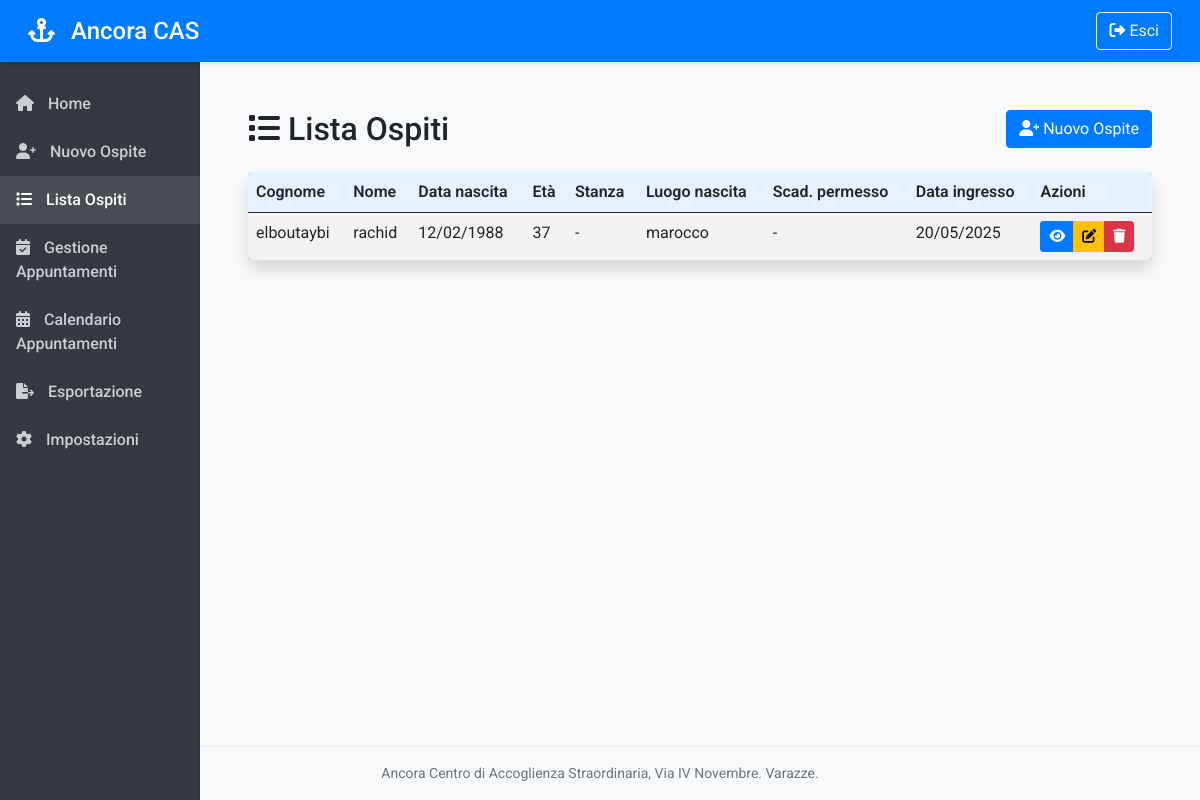
Screenshot of /archive (signed in) with the database file from the repository.
### models.py (models this page shows, shortened)
class Guest(db.Model):
    __tablename__ = 'guests'
    id = db.Column(db.Integer, primary_key=True)
    last_name = db.Column(db.String(100), nullable=False)
    first_name = db.Column(db.String(100), nullable=False)
    gender = db.Column(db.String(1), nullable=False)  # M or F
    birth_place = db.Column(db.String(100), nullable=False)
    province = db.Column(db.String(2))  # Province code (2 chars)
    birth_date = db.Column(db.Date, nullable=False)
    fiscal_code = db.Column(db.String(16))
    country_code = db.Column(db.String(4))  # Foreign country code (Z + 3 digits)
    permit_number = db.Column(db.String(50))
    permit_date = db.Column(db.Date)
    permit_expiry = db.Column(db.Date)
    health_card = db.Column(db.String(50))
    health_card_expiry = db.Column(db.Date)
    entry_date = db.Column(db.Date, default=datetime.utcnow)
    exit_date = db.Column(db.Date)
    check_in_date = db.Column(db.Date)  # Data check in
    check_out_date = db.Column(db.Date)  # Data check out
    room_number = db.Column(db.String(10))
    floor = db.Column(db.String(10))
    family_relations = db.Column(db.Text)
    custom_fields = db.relationship('CustomField', backref='guest', lazy=True, cascade="all, delete-orphan")
    appointments = db.relationship('Appointment', backref='guest', lazy=True, cascade="all, delete-orphan")

### app.py (the view, shortened to what this page needs)
@app.route('/archive')
@login_required
@handle_database_error
def archive():
    try:
        guests = Guest.query.all()
        now = datetime.now().date()
        validated_guests = []
        for guest in guests:
            try:
                if guest.birth_date:
                    if isinstance(guest.birth_date, datetime):
                        guest.birth_date = guest.birth_date.date()
                for date_field in ['permit_expiry', 'entry_date', 'permit_date', 'health_card_expiry', 'check_in_date', 'check_out_date']:
                    date_value = getattr(guest, date_field, None)
                    if date_value and isinstance(date_value, datetime):
                        setattr(guest, date_field, date_value.date())
                for str_field in ['room_number', 'birth_place', 'last_name', 'first_name']:
                    if getattr(guest, str_field, None) is None:
                        setattr(guest, str_field, '')
                validated_guests.append(guest)
            except Exception as guest_error:
                app.logger.error(f"Error validating guest {guest.id}: {str(guest_error)}")
                continue
        return render_template('archive.html', guests=validated_guests, now=now)
    except Exception as e:
        import traceback
        app.logger.error(f"Errore nella route archive: {str(e)}")
        app.logger.error(traceback.format_exc())
        flash('Errore durante il caricamento della lista ospiti. Controlla i log per maggiori dettagli.', 'danger')
        return redirect(url_for('dashboard'))

### app.py (called while the page is built)
@app.context_processor
def inject_now():
    return {'now': datetime.now()}

def handle_database_error(func):
    @wraps(func)
    def wrapper(*args, **kwargs):
        try:
            return func(*args, **kwargs)
        except OperationalError as e:
            app.logger.error(f"Database error in {func.__name__}: {str(e)}")
            db.session.rollback()
            flash('Errore di connessione al database. Riprova tra qualche minuto.', 'danger')
            return redirect(url_for('dashboard'))
        except Exception as e:
            app.logger.error(f"Unexpected error in {func.__name__}: {str(e)}")
            db.session.rollback()
            flash('Si è verificato un errore imprevisto.', 'danger')
            return redirect(url_for('dashboard'))
    return wrapper

def login_required(f):
    @wraps(f)
    def decorated_function(*args, **kwargs):
        if 'logged_in' not in session:
            flash('Accesso richiesto', 'danger')
            return redirect(url_for('login'))
        return f(*args, **kwargs)
    return decorated_function

### templates/archive.html (shortened to what this page needs)
{% extends "layout.html" %}
{% block content %}
<div class="container-fluid py-4">
    <div class="d-flex justify-content-between align-items-center mb-4">
        <h1 class="h2 mb-0"><i class="fas fa-list"></i> Lista Ospiti</h1>
        <a href="{{ url_for('new_guest') }}" class="btn btn-primary d-none d-md-inline-block">
            <i class="fas fa-user-plus"></i> Nuovo Ospite
        </a>
    </div>
    <div class="card">
        <div class="card-body p-0">
            {% if guests %}
            <div class="d-none d-lg-block">
                <div class="table-responsive">
                    <table class="table table-striped table-hover mb-0">
                        <thead>
                            <tr>
                                <th>Cognome</th>
                                <th>Nome</th>
                                <th>Data nascita</th>
                                <th>Età</th>
                                <th>Stanza</th>
                                <th>Luogo nascita</th>
                                <th>Scad. permesso</th>
                                <th>Data ingresso</th>
                                <th>Azioni</th>
                            </tr>
                        </thead>
                        <tbody>
                            {% for guest in guests %}
                            <tr>
                                <td>{{ guest.last_name }}</td>
                                <td>{{ guest.first_name }}</td>
                                <td>{{ safe_date_format(guest.birth_date) }}</td>
                                <td>
                                  {% set age = calculate_age(guest.birth_date) %}
                                  {{ age if age is not none else '-' }}
                                </td>
                                <td>{{ guest.room_number or '-' }}</td>
                                <td>{{ guest.birth_place or '-' }}</td>
                                <td>
                                  {% if guest.permit_expiry %}
                                    {{ safe_date_format(guest.permit_expiry) }}
                                    {% if guest.permit_expiry and now %}
                                      {% set days_to_expiry = (guest.permit_expiry - now).days %}
                                      {% if days_to_expiry <= 7 and days_to_expiry >= 0 %}
                                        <span class="badge bg-warning">{{ days_to_expiry }} giorni</span>
                                      {% elif days_to_expiry < 0 %}
                                        <span class="badge bg-danger">Scaduto</span>
                                      {% endif %}
                                    {% endif %}
                                  {% else %}
                                    -
                                  {% endif %}
                                </td>
                                <td>{{ safe_date_format(guest.entry_date) }}</td>
                                <td>
                                    <div class="btn-group">
                                        <a href="{{ url_for('guest_detail', guest_id=guest.id) }}" class="btn btn-sm btn-primary">
                                            <i class="fas fa-eye"></i>
                                        </a>
                                        <a href="{{ url_for('edit_guest', guest_id=guest.id) }}" class="btn btn-sm btn-warning">
                                            <i class="fas fa-edit"></i>
                                        </a>
                                        <button type="button" class="btn btn-sm btn-danger" onclick="confirmDelete({{ guest.id }}, '{{ guest.first_name }} {{ guest.last_name }}')">
                                            <i class="fas fa-trash"></i>
                                        </button>
                                    </div>
                                </td>
                            </tr>
                            {% endfor %}
                        </tbody>
                    </table>
                </div>
            </div>
            {% else %}
            <div class="alert alert-info m-3">
                <i class="fas fa-info-circle"></i> Nessun ospite presente nel database.
            </div>
            {% endif %}
        </div>
    </div>
</div>
{% endblock %}

### static/css/styles.css (style rules this page uses)
body { font-family: 'Roboto', sans-serif; background-color: #f8f9fa; }
.card { margin-bottom: 20px; border: none; box-shadow: 0 0.5rem 1rem rgba(0, 0, 0, 0.15); border-radius: 0.5rem; }
.table thead th { font-weight: 600; background-color: rgba(0, 123, 255, 0.1); border-top: none; }
.btn-primary { background-color: #007bff; border-color: #007bff; }

### rows the page displays
Guest: last_name "elboutaybi", first_name "rachid", birth_date "12/02/1988", age "37", room_number "-", birth_place "marocco", entry_date "20/05/2025"
